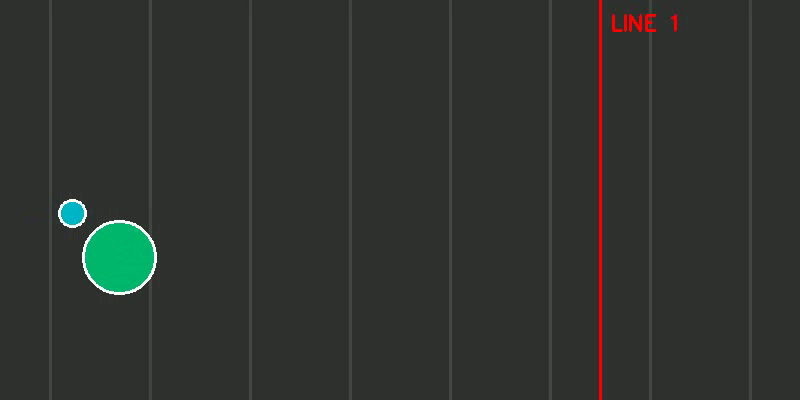
#> input picture frame 30 of TGPM-main/1/bang_chuyen.mp4, 800 x 400 px
$ python count_circles.py
#> lines starting #> are read from the running program, lines starting #| are printed output that depends on the picture; after the words box and inside, x2 and y2 are one past the last pixel; in counts of white or black regions, pixels touching at a corner belong together
import cv2 as cv
import numpy as np
import math

# Đường dẫn video (đảm bảo tồn tại)
video_path = r"C:\Users\Anth1\Downloads\1\1\bang_chuyen.mp4"
cap = cv.VideoCapture(video_path)
if not cap.isOpened():
    print("Không mở được video: ", video_path)
    exit()

# Tìm vạch đỏ (giả sử có trong khung đầu)
ret, first_frame = cap.read()
#> first_frame is the input picture: shape (400, 800, 3); mean B, G, R 46.9, 50.7, 47.7
if not ret:
    print("Không đọc được khung đầu của video")
    exit()

hsv = cv.cvtColor(first_frame, cv.COLOR_BGR2HSV)
#> hsv: shape (400, 800, 3); mean H, S, V 50.1, 20.7, 52
lower_red1 = np.array([0, 120, 70])
upper_red1 = np.array([10, 255, 255])
lower_red2 = np.array([170, 120, 70])
upper_red2 = np.array([180, 255, 255])
mask = cv.inRange(hsv, lower_red1, upper_red1) + cv.inRange(hsv, lower_red2, upper_red2)
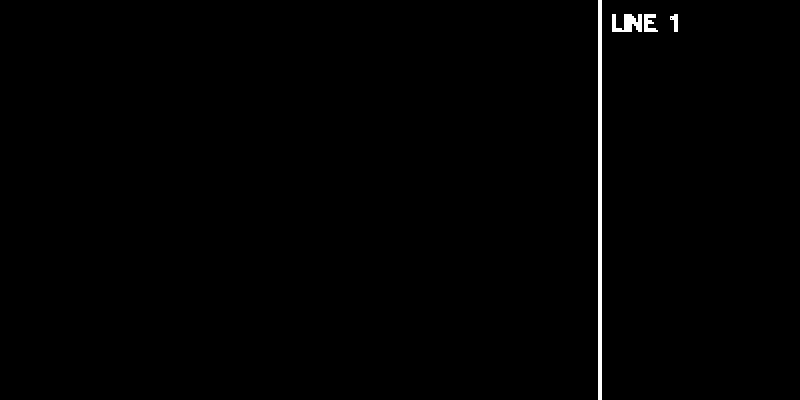
#> mask: shape (400, 800); 0.69% white; 4 white regions
contours, _ = cv.findContours(mask, cv.RETR_EXTERNAL, cv.CHAIN_APPROX_SIMPLE)
#> contours = 4 contours; box (x1, y1, x2, y2) and area: (598, 0, 602, 400) 1197, (612, 14, 642, 32) 290, (644, 14, 658, 32) 118, (670, 14, 678, 32) 64
line_x = None
for cnt in contours:
    if cv.contourArea(cnt) > 500:
        x, y, w, h = cv.boundingRect(cnt)
        line_x = x + w // 2
        break
#> this loop made 4 passes
#> (cnt, x, y, w, h, line_x) on pass 4: ([[598, 0], [598, 399], [601, 399], [601, 0]], 598, 0, 4, 400, 600)
if line_x is None:
    print("Không tìm thấy vạch đỏ trong video")
    exit()
print("Vạch đỏ tại X =", line_x)
#| Vạch đỏ tại X = 600
# Đặt lại vị trí đọc video sau khung đầu
cap.set(cv.CAP_PROP_POS_FRAMES, 1)

# Theo dõi đối tượng
next_id = 0
objects = {}  # id -> (x, y, unseen_frames)
counted_ids = set()
count = 0
MAX_UNSEEN = 5

def distance(p1, p2):
    return math.hypot(p1[0] - p2[0], p1[1] - p2[1])

while True:
    ret, frame = cap.read()
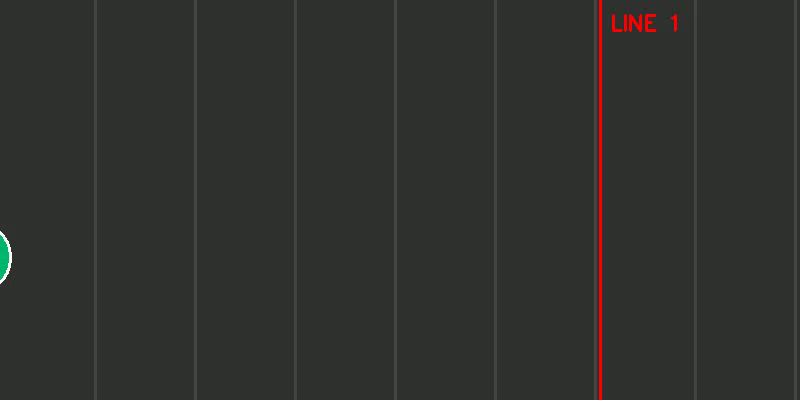
#> input picture frame 1 of TGPM-main/1/bang_chuyen.mp4, 800 x 400 px
#> frame is the input picture: shape (400, 800, 3); mean B, G, R 45.6, 48.6, 47.7
    if not ret:
        break
    gray = cv.cvtColor(frame, cv.COLOR_BGR2GRAY)
    gray = cv.medianBlur(gray, 5)

    # Phát hiện vòng tròn
    circles = cv.HoughCircles(gray, cv.HOUGH_GRADIENT, dp=1, minDist=20,
                             param1=50, param2=30, minRadius=5, maxRadius=80)
#> circles = None
    detections = []  # list of (x, y, r)
    if circles is not None:
        circles = np.uint16(np.round(circles))
        for c in circles[0, :]:
            detections.append((int(c[0]), int(c[1]), int(c[2])))

    # Cập nhật đối tượng hiện có
    new_objects = {}
    used_det = set()
    for obj_id, (px, py, unseen) in objects.items():
        best_idx = None
        best_dist = 9999
        for i, (cx, cy, cr) in enumerate(detections):
            if i in used_det:
                continue
            d = distance((cx, cy), (px, py))
            if d < 40 and d < best_dist:
                best_dist = d
                best_idx = i
        if best_idx is not None:
            cx, cy, cr = detections[best_idx]
            new_objects[obj_id] = (cx, cy, 0)
            used_det.add(best_idx)
            # Kiểm tra qua vạch
            if obj_id not in counted_ids and px <= line_x < cx:
                count += 1
                counted_ids.add(obj_id)
        else:
            # Không thấy, tăng bộ đếm mất dấu
            if unseen < MAX_UNSEEN:
                new_objects[obj_id] = (px, py, unseen + 1)
#> after the loop, count = 0; counted_ids = 0 items; new_objects = 0 items; used_det = 0 items

    # Đăng ký các detections mới chưa gán
    for i, (cx, cy, cr) in enumerate(detections):
        if i not in used_det:
            new_objects[next_id] = (cx, cy, 0)
            next_id += 1
#> after the loop, next_id = 0

    objects = new_objects
#> objects = 0 items

    # Vẽ
    cv.line(frame, (line_x, 0), (line_x, frame.shape[0]), (0, 255, 255), 2)
    for obj_id, (cx, cy, unseen) in objects.items():
        if unseen == 0:
            cv.circle(frame, (cx, cy), 5, (0, 0, 255), -1)
            cv.putText(frame, f"ID {obj_id}", (cx - 10, cy - 10), cv.FONT_HERSHEY_SIMPLEX, 0.5, (0, 255, 0), 2)
#> this loop made 0 passes
    cv.putText(frame, f"Count: {count}", (20, 50), cv.FONT_HERSHEY_SIMPLEX, 1.2, (255, 0, 0), 2)
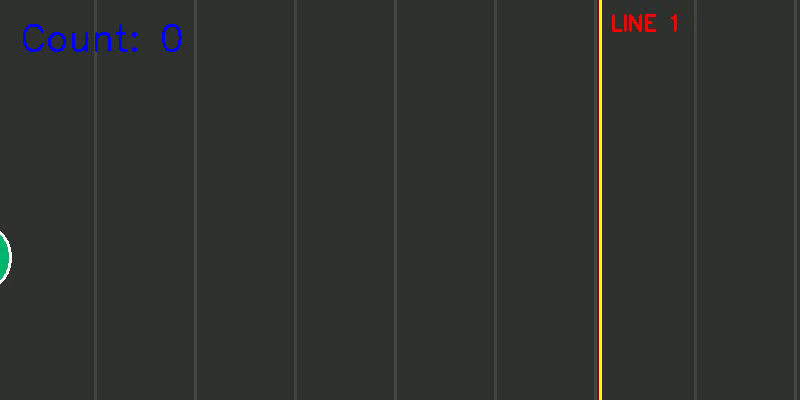
#> frame: shape (400, 800, 3); mean B, G, R 46.2, 49.4, 47.7
    cv.imshow("Tracking", frame)
    if cv.waitKey(30) & 0xFF == ord('q'):
#> (key q is pressed here)
        break

cap.release()
cv.destroyAllWindows()
print("Tổng số vòng tròn qua vạch:", count)
#| Tổng số vòng tròn qua vạch: 0

$ run again, starting later in the video
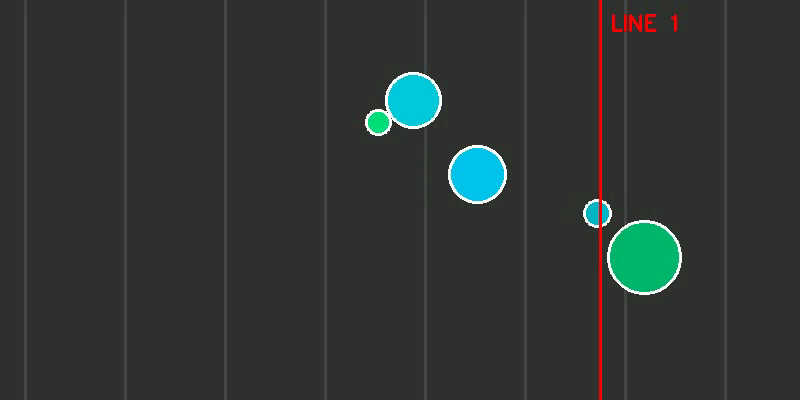
#> input picture frame 135 of TGPM-main/1/bang_chuyen.mp4, 800 x 400 px
#> first_frame is the input picture: shape (400, 800, 3); mean B, G, R 50.1, 53.7, 47.8
#> hsv: shape (400, 800, 3); mean H, S, V 50.9, 24.1, 55.3
#> mask: shape (400, 800); 0.68% white; 4 white regions
#> contours = 4 contours; box (x1, y1, x2, y2) and area: (598, 0, 602, 400) 1146, (612, 14, 642, 32) 290, (644, 14, 658, 32) 118, (670, 14, 678, 32) 64
#> the loop `for cnt in contours:` made 4 passes
#> (x, y, w, h, line_x) on pass 4: (598, 0, 4, 400, 600)
#| Vạch đỏ tại X = 600
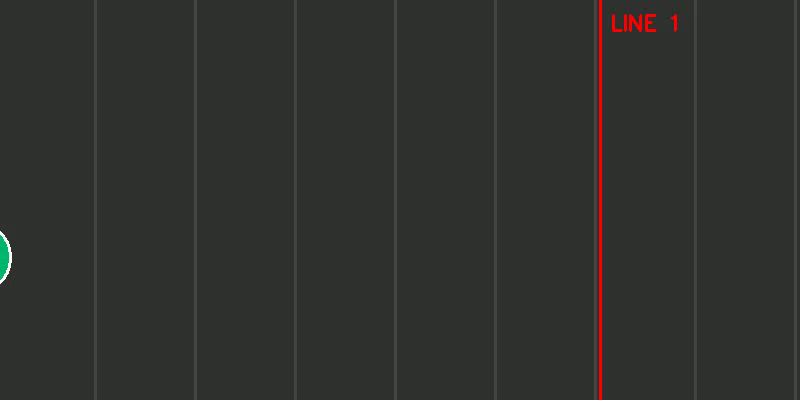
#> input picture frame 1 of TGPM-main/1/bang_chuyen.mp4, 800 x 400 px
#> frame is the input picture: shape (400, 800, 3); mean B, G, R 45.6, 48.6, 47.7
#> circles = None
#> after the loop `for obj_id, (px, py, unseen) in objects.items():`: count = 0; counted_ids = 0 items
#> after the loop `for i, (cx, cy, cr) in enumerate(detections):`: next_id = 0
#> objects = 0 items
#| Tổng số vòng tròn qua vạch: 0

$ run again, starting later in the video
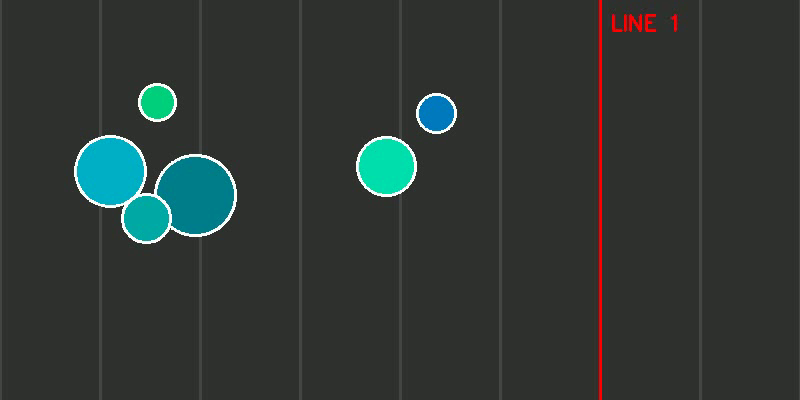
#> input picture frame 240 of TGPM-main/1/bang_chuyen.mp4, 800 x 400 px
#> first_frame is the input picture: shape (400, 800, 3); mean B, G, R 52.3, 55.2, 47.6
#> hsv: shape (400, 800, 3); mean H, S, V 51.8, 28, 57.1
#> mask: shape (400, 800); 0.69% white; 4 white regions
#> contours = 4 contours; box (x1, y1, x2, y2) and area: (598, 0, 602, 400) 1197, (612, 14, 642, 32) 290, (644, 14, 658, 32) 118, (670, 14, 678, 32) 64
#> the loop `for cnt in contours:` made 4 passes
#> (cnt, x, y, w, h, line_x) on pass 4: ([[598, 0], [598, 399], [601, 399], [601, 0]], 598, 0, 4, 400, 600)
#| Vạch đỏ tại X = 600
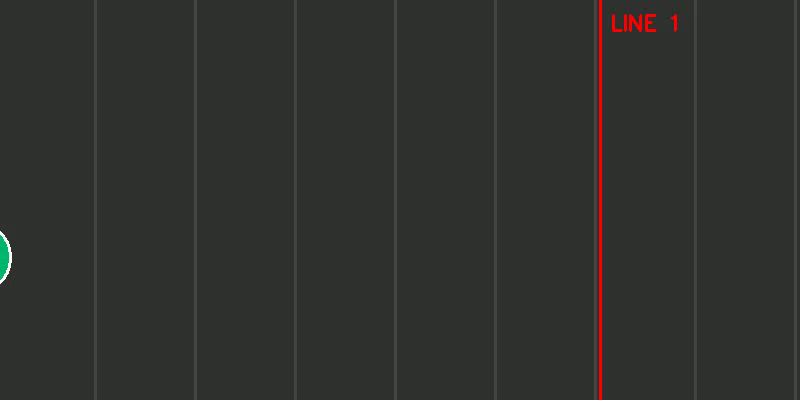
#> input picture frame 1 of TGPM-main/1/bang_chuyen.mp4, 800 x 400 px
#> frame is the input picture: shape (400, 800, 3); mean B, G, R 45.6, 48.6, 47.7
#> circles = None
#> after the loop `for obj_id, (px, py, unseen) in objects.items():`: count = 0; counted_ids = 0 items
#> after the loop `for i, (cx, cy, cr) in enumerate(detections):`: next_id = 0
#> objects = 0 items
#| Tổng số vòng tròn qua vạch: 0
